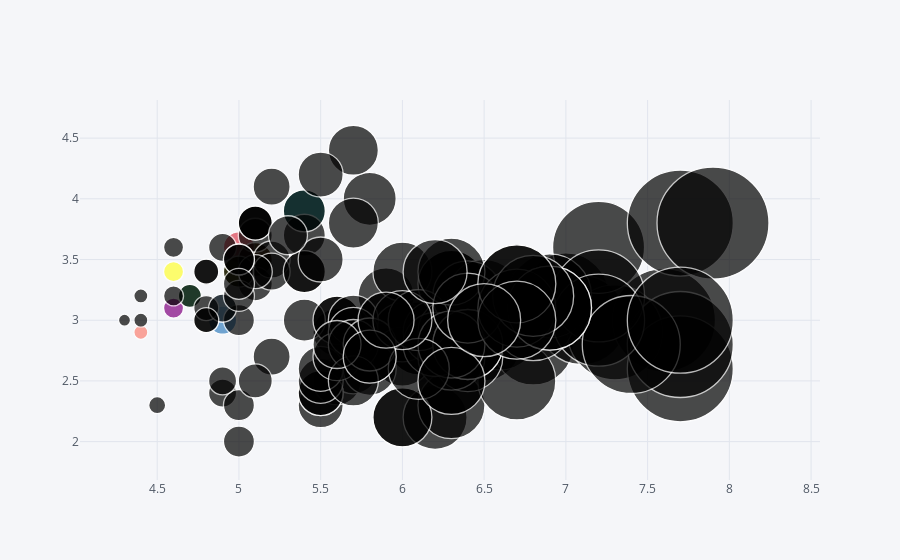

Notebook code cell kept with this figure:
### Code cell
df.iplot(x = 'sepal_length', y = 'sepal_width', kind = 'bubble', mode = 'markers', size = "sepal_length")

### Figure 1 — Plotly figure (JSON) as saved in the notebook; plotly's stock layout.template omitted (floating-point values rounded to 4 significant figures; data arrays with more than 128 entries replaced by an {"elided": "..."} marker saying what was removed)
{"data": [{"marker": {"color": ["rgb(255, 153, 51)", "rgb(55, 128, 191)", "rgb(50, 171, 96)", "rgb(128, 0, 128)", "rgb(219, 64, 82)", "rgb(0, 128, 128)", "rgb(255, 255, 51)", "rgb(128, 128, 0)", "rgb(251, 128, 114)", "rgb(128, 177, 211)"], "line": {"width": 1.3}, "size": {"elided": "150 int values"}, "symbol": "circle"}, "mode": "markers", "text": "", "type": "scatter", "x": {"elided": "150 float values"}, "y": {"elided": "150 float values"}}], "layout": {"legend": {"bgcolor": "#F5F6F9", "font": {"color": "#4D5663"}}, "paper_bgcolor": "#F5F6F9", "plot_bgcolor": "#F5F6F9", "title": {"font": {"color": "#4D5663"}}, "xaxis": {"gridcolor": "#E1E5ED", "showgrid": true, "tickfont": {"color": "#4D5663"}, "title": {"font": {"color": "#4D5663"}, "text": ""}, "zerolinecolor": "#E1E5ED"}, "yaxis": {"gridcolor": "#E1E5ED", "showgrid": true, "tickfont": {"color": "#4D5663"}, "title": {"font": {"color": "#4D5663"}, "text": ""}, "zerolinecolor": "#E1E5ED"}}}
